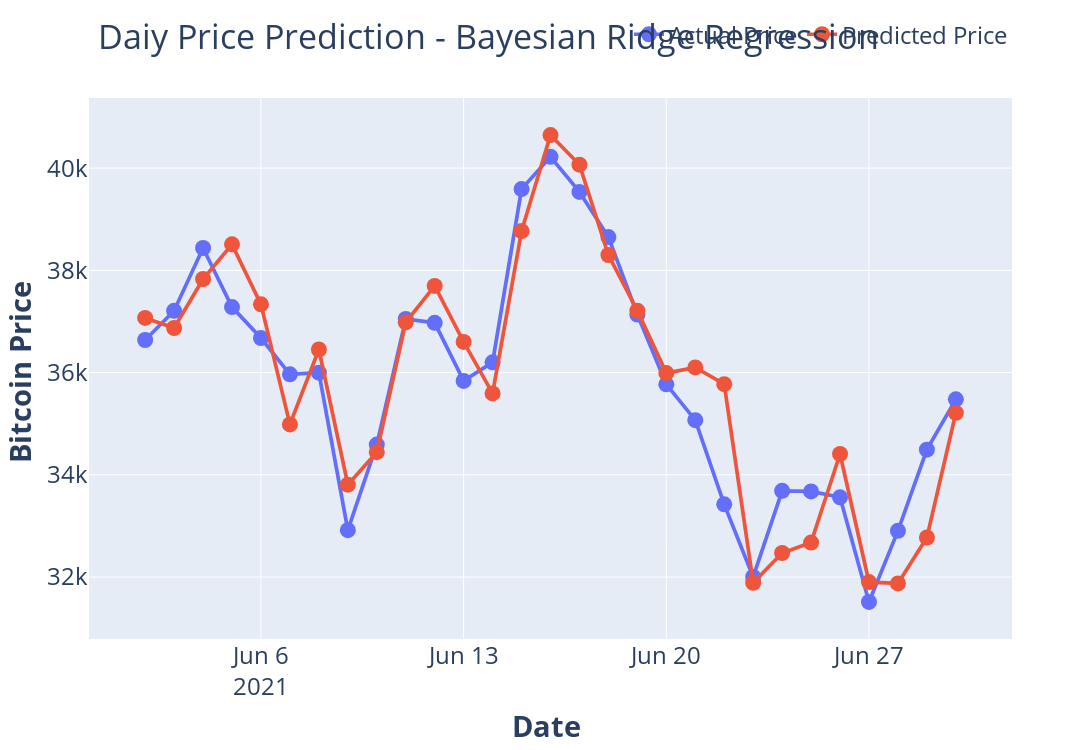

Notebook code cell kept with this figure:
### Code cell
import plotly.express as px
import plotly.graph_objects as go
fig = px.line(perf_addition[['acutal_price','predicted_price']].rename(columns={'acutal_price':'Actual Price','predicted_price':'Predicted Price'}))


fig.update_layout(
    title="Daiy Price Prediction - Bayesian Ridge Regression",
    title_x = .09,
    xaxis_title="<b> Date  </b>",
    yaxis_title="<b> Bitcoin Price  </b>",
    width=1500, height=750,
    font=dict(
        #family="Courier New, monospace",
        size=24,
        #color="RebeccaPurple"
    )
)
fig.update_traces(mode='markers+lines')
fig.update_traces(marker=dict(size=16))
fig.update_layout(legend=dict(
    title=' ',
    orientation="h",
    yanchor="bottom",
    y=1.07,
    xanchor="right",
    x=1
    )
    )
fig.update_traces(line=dict( width=3.7))

fig.show()

### Figure 1 — Plotly figure (JSON) as saved in the notebook; plotly's stock layout.template omitted (floating-point values rounded to 4 significant figures)
{"data": [{"hovertemplate": "variable=Actual Price<br>index=%{x}<br>value=%{y}<extra></extra>", "legendgroup": "Actual Price", "line": {"color": "#636efa", "dash": "solid", "width": 3.7}, "marker": {"size": 16, "symbol": "circle"}, "mode": "markers+lines", "name": "Actual Price", "orientation": "v", "showlegend": true, "type": "scatter", "x": ["2021-06-02T00:00:00", "2021-06-03T00:00:00", "2021-06-04T00:00:00", "2021-06-05T00:00:00", "2021-06-06T00:00:00", "2021-06-07T00:00:00", "2021-06-08T00:00:00", "2021-06-09T00:00:00", "2021-06-10T00:00:00", "2021-06-11T00:00:00", "2021-06-12T00:00:00", "2021-06-13T00:00:00", "2021-06-14T00:00:00", "2021-06-15T00:00:00", "2021-06-16T00:00:00", "2021-06-17T00:00:00", "2021-06-18T00:00:00", "2021-06-19T00:00:00", "2021-06-20T00:00:00", "2021-06-21T00:00:00", "2021-06-22T00:00:00", "2021-06-23T00:00:00", "2021-06-24T00:00:00", "2021-06-25T00:00:00", "2021-06-26T00:00:00", "2021-06-27T00:00:00", "2021-06-28T00:00:00", "2021-06-29T00:00:00", "2021-06-30T00:00:00"], "xaxis": "x", "y": [36640.0, 37210.0, 38440.0, 37280.0, 36670.0, 35970.0, 36000.0, 32920.0, 34590.0, 37050.0, 36970.0, 35840.0, 36200.0, 39590.0, 40220.0, 39540.0, 38650.0, 37140.0, 35770.0, 35070.0, 33420.0, 32000.0, 33690.0, 33670.0, 33560.0, 31510.0, 32900.0, 34490.0, 35480.0], "yaxis": "y"}, {"hovertemplate": "variable=Predicted Price<br>index=%{x}<br>value=%{y}<extra></extra>", "legendgroup": "Predicted Price", "line": {"color": "#EF553B", "dash": "solid", "width": 3.7}, "marker": {"size": 16, "symbol": "circle"}, "mode": "markers+lines", "name": "Predicted Price", "orientation": "v", "showlegend": true, "type": "scatter", "x": ["2021-06-02T00:00:00", "2021-06-03T00:00:00", "2021-06-04T00:00:00", "2021-06-05T00:00:00", "2021-06-06T00:00:00", "2021-06-07T00:00:00", "2021-06-08T00:00:00", "2021-06-09T00:00:00", "2021-06-10T00:00:00", "2021-06-11T00:00:00", "2021-06-12T00:00:00", "2021-06-13T00:00:00", "2021-06-14T00:00:00", "2021-06-15T00:00:00", "2021-06-16T00:00:00", "2021-06-17T00:00:00", "2021-06-18T00:00:00", "2021-06-19T00:00:00", "2021-06-20T00:00:00", "2021-06-21T00:00:00", "2021-06-22T00:00:00", "2021-06-23T00:00:00", "2021-06-24T00:00:00", "2021-06-25T00:00:00", "2021-06-26T00:00:00", "2021-06-27T00:00:00", "2021-06-28T00:00:00", "2021-06-29T00:00:00", "2021-06-30T00:00:00"], "xaxis": "x", "y": [37070.0, 36870.0, 37830.0, 38510.0, 37340.0, 34990.0, 36450.0, 33810.0, 34440.0, 36980.0, 37690.0, 36600.0, 35590.0, 38770.0, 40650.0, 40070.0, 38300.0, 37210.0, 35990.0, 36100.0, 35770.0, 31890.0, 32470.0, 32670.0, 34410.0, 31900.0, 31880.0, 32770.0, 35210.0], "yaxis": "y"}], "layout": {"font": {"size": 24}, "height": 750, "legend": {"orientation": "h", "title": {"text": " "}, "tracegroupgap": 0, "x": 1, "xanchor": "right", "y": 1.07, "yanchor": "bottom"}, "margin": {"t": 60}, "title": {"text": "Daiy Price Prediction - Bayesian Ridge Regression", "x": 0.09}, "width": 1500, "xaxis": {"anchor": "y", "domain": [0, 1], "title": {"text": "<b> Date  </b>"}}, "yaxis": {"anchor": "x", "domain": [0, 1], "title": {"text": "<b> Bitcoin Price  </b>"}}}}
